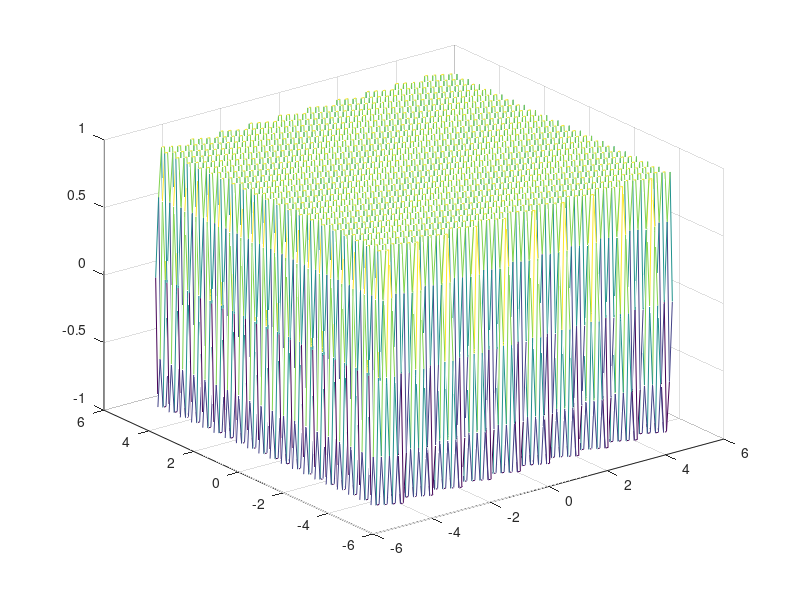
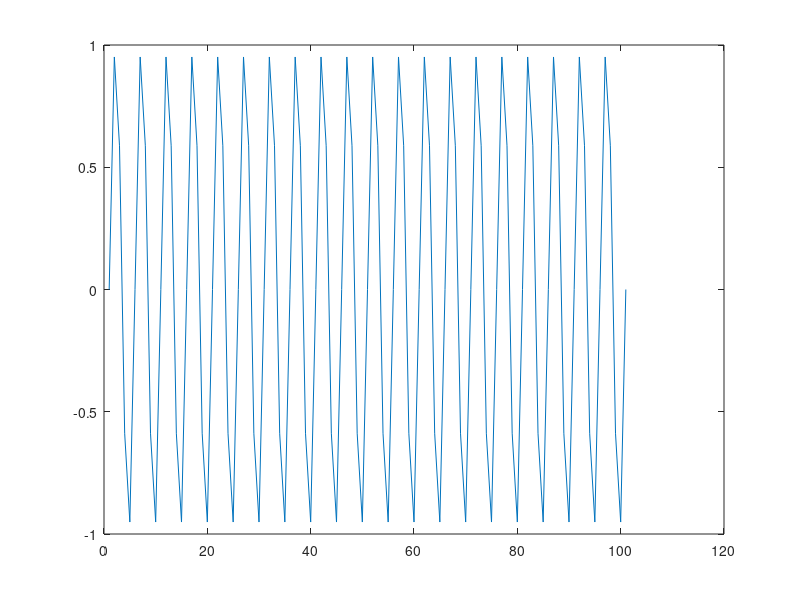
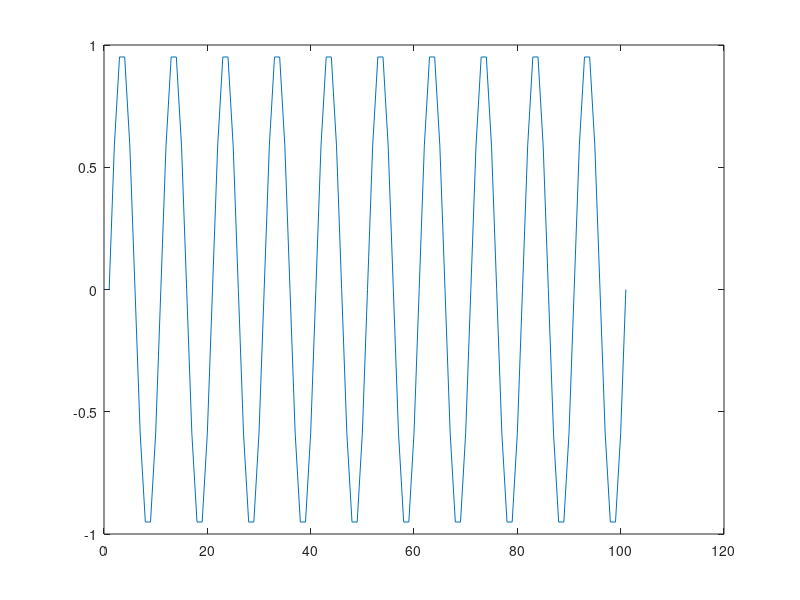
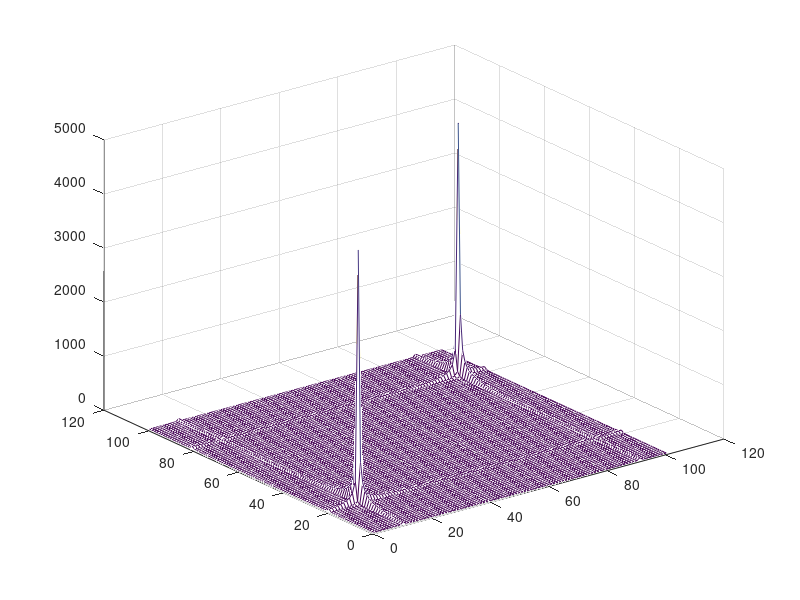

Source code (MATLAB) for these figures, in order:
clear all
x=(-5:0.1:5)
y=(-5:0.1:5);
z=zeros(length(x),length(y));
for ix=1:length(x)
  for iy=1:length(y)
    z(ix,iy)=sin(2*pi*(2*x(ix)+y(iy)));
  end
end
Z=fft2(z);
figure;mesh(x,y,z)
figure;plot(z(:,1))
figure;plot(z(1,:))
figure;mesh(abs(Z))
figure;mesh(abs(fftshift(Z)))
